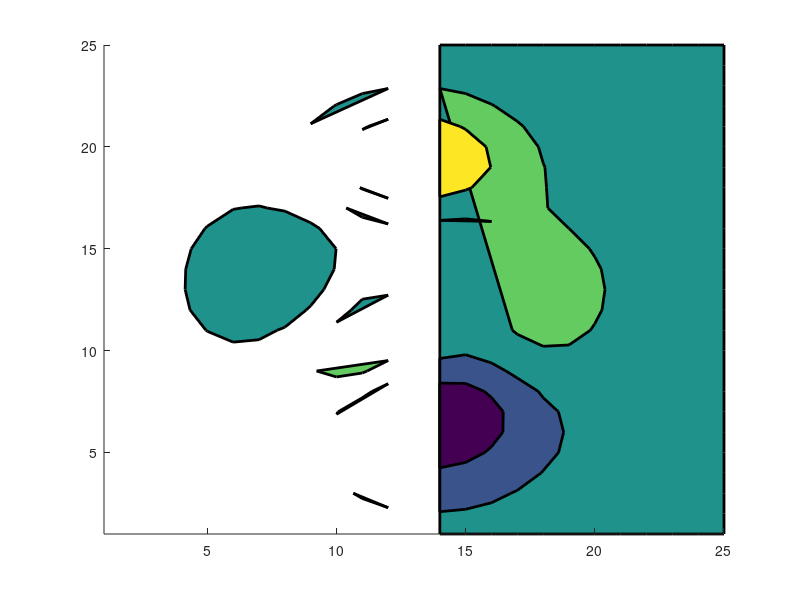

MATLAB code for this plot: (Note: this script raises an error after producing the figure.)
%=============================================================================
% Copyright (c) 2016-present Allan CORNET (Nelson)
%=============================================================================
% This file is part of Nelson.
%=============================================================================
% LICENCE_BLOCK_BEGIN
% SPDX-License-Identifier: LGPL-3.0-or-later
% LICENCE_BLOCK_END
%=============================================================================
% <--ADV-CLI MODE-->
%=============================================================================
figure();
Z = peaks(25);
Z(:, 13) = NaN;
[M, h] = contourf(Z, 4, 'LineWidth', 2, 'LabelColor', 'black', 'ZLocation', 'zmin');
asserts.isequal(M, h.ContourMatrix);
asserts.isequal(h.LineWidth, 2);
asserts.isequal(h.LabelColor, [0 0 0]);
asserts.isequal(h.ZLocation, 'zmin');
%=============================================================================
